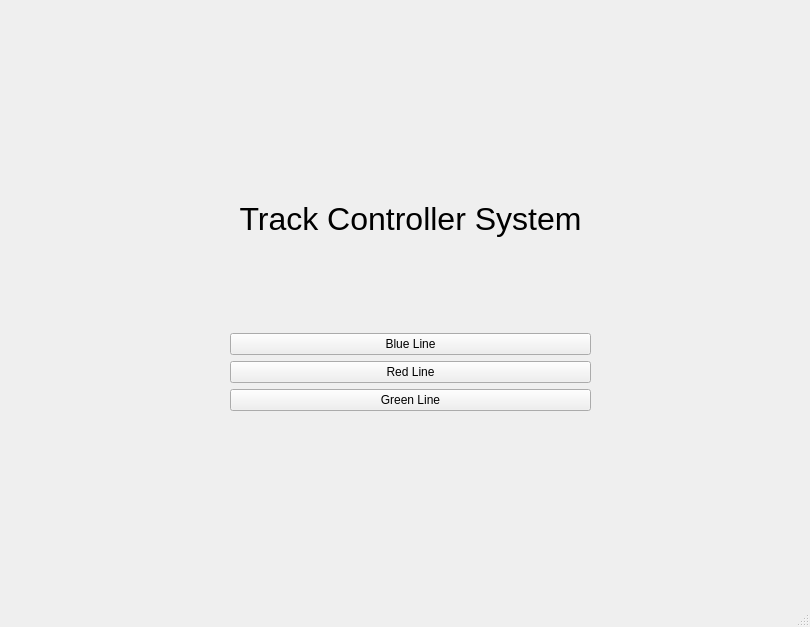
<?xml version="1.0" encoding="UTF-8"?>
<ui version="4.0">
 <class>HomePage</class>
 <widget class="QMainWindow" name="MainWindow">
  <property name="geometry">
   <rect>
    <x>0</x>
    <y>0</y>
    <width>810</width>
    <height>627</height>
   </rect>
  </property>
  <property name="windowTitle">
   <string>HomePage</string>
  </property>
  <widget class="QWidget" name="centralwidget">
   <widget class="QWidget" name="verticalLayoutWidget">
    <property name="geometry">
     <rect>
      <x>230</x>
      <y>110</y>
      <width>361</width>
      <height>301</height>
     </rect>
    </property>
    <layout class="QVBoxLayout" name="verticalLayout">
     <item>
      <widget class="QLabel" name="system_title">
       <property name="font">
        <font>
         <family>Arial</family>
         <pointsize>24</pointsize>
        </font>
       </property>
       <property name="text">
        <string>Track Controller System</string>
       </property>
       <property name="alignment">
        <set>Qt::AlignCenter</set>
       </property>
      </widget>
     </item>
     <item>
      <widget class="QPushButton" name="blue_line_buttton">
       <property name="text">
        <string>Blue Line</string>
       </property>
      </widget>
     </item>
     <item>
      <widget class="QPushButton" name="red_line_button">
       <property name="text">
        <string>Red Line</string>
       </property>
      </widget>
     </item>
     <item>
      <widget class="QPushButton" name="green_line_button">
       <property name="text">
        <string>Green Line</string>
       </property>
      </widget>
     </item>
    </layout>
   </widget>
  </widget>
  <widget class="QMenuBar" name="menubar">
   <property name="geometry">
    <rect>
     <x>0</x>
     <y>0</y>
     <width>810</width>
     <height>24</height>
    </rect>
   </property>
  </widget>
  <widget class="QStatusBar" name="statusbar"/>
 </widget>
 <resources/>
 <connections/>
</ui>
